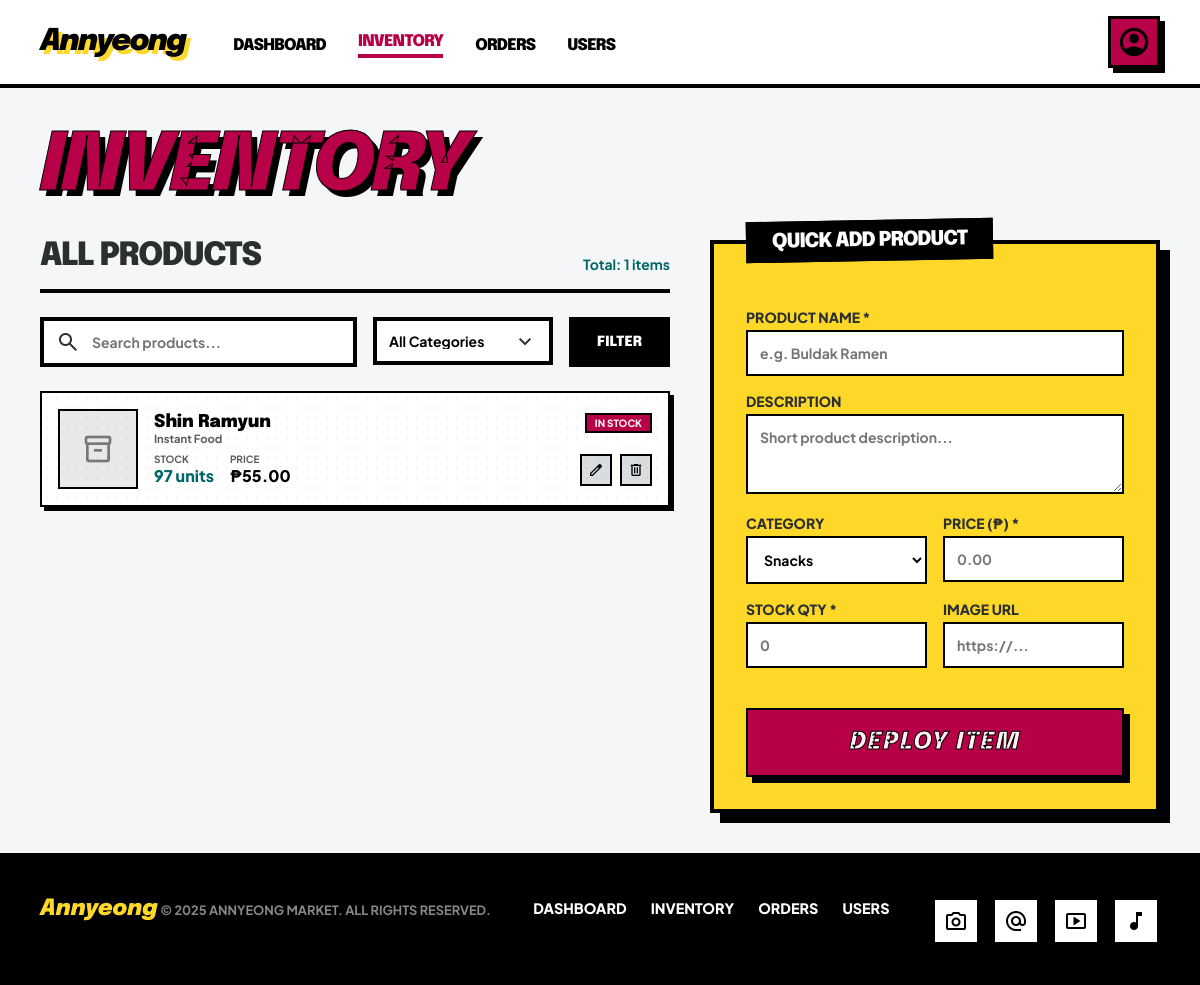
Page /inventoryMng.php (signed in) on the committed database.
### tables this page shows
CREATE TABLE `products` (
  `id` int(11) NOT NULL,
  `name` varchar(100) NOT NULL,
  `description` text DEFAULT NULL,
  `price` decimal(10,2) NOT NULL,
  `category` varchar(50) DEFAULT NULL,
  `image_url` text DEFAULT NULL,
  `stock_quantity` int(11) DEFAULT 0,
  `created_at` timestamp NOT NULL DEFAULT current_timestamp(),
  `barcode` varchar(20) DEFAULT NULL
);

### inventoryMng.php (the view, shortened to what this page needs)
<?php
$search   = isset($_GET['search'])   ? mysqli_real_escape_string($con, trim($_GET['search']))   : '';
$where = "WHERE 1=1";
$products_result = mysqli_query($con, "SELECT * FROM products $where ORDER BY created_at DESC");
$total_items = mysqli_num_rows($products_result);
$edit_product = null;
?>
<!DOCTYPE html>
<html lang="en">
<head>
</head>
<body>
<header>
  <div class="header-inner">
    <div class="header-left-group">
      <a href="dashboard.php" class="logo">Annyeong</a>
      <nav>
        <a href="dashboard.php">Dashboard</a>
        <a href="inventoryMng.php" class="active">Inventory</a>
        <a href="orderMng.php">Orders</a>
        <a href="usersMng.php">Users</a>
      </nav>
    </div>
    <div class="profile-trigger-wrap">
      <a href="#" class="profile-trigger" onclick="toggleDropdown(event)">
        <span class="material-symbols-outlined">account_circle</span>
      </a>
    </div>
  </div>
</header>
<main>
  <h1 class="page-title">Inventory</h1>
  <div class="main-grid">
    <div>
      <div class="col-header">
        <h2>All Products</h2>
        <span>Total: <?php echo $total_items; ?> items</span>
      </div>
      <form method="GET" action="inventoryMng.php" class="search-filter">
        <div class="search-wrap">
          <input type="text" name="search" placeholder="Search products..." value="<?php echo htmlspecialchars($search); ?>"/>
          <span class="material-symbols-outlined search-icon">search</span>
        </div>
        <div class="filter-wrap">
          <select name="category">
            <option value="">All Categories</option>
          </select>
        </div>
        <button type="submit" class="btn-search">Filter</button>
      </form>
      <div class="product-list">
        <?php if ($products_result && mysqli_num_rows($products_result) > 0):
          while ($p = mysqli_fetch_assoc($products_result)):
            if ($p['stock_quantity'] > 20) { $stock_class = 'stat-val-good'; $badge_class = 'badge-in'; $badge_text = 'IN STOCK'; }
            elseif ($p['stock_quantity'] > 0) { $stock_class = 'stat-val-bad'; $badge_class = 'badge-low'; $badge_text = 'LOW STOCK'; }
            else { $stock_class = 'stat-val-bad'; $badge_class = 'badge-out'; $badge_text = 'OUT OF STOCK'; }
        ?>
        <div class="product-card">
          <div class="halftone-bg"></div>
          <div class="product-thumb">
            <?php if ($p['image_url']): ?>
            <span class="material-symbols-outlined" style="display:none">inventory_2</span>
            <?php else: ?>
            <span class="material-symbols-outlined">inventory_2</span>
            <?php endif; ?>
          </div>
          <div class="product-info">
            <div class="product-top">
              <div>
                <h3><?php echo htmlspecialchars($p['name']); ?></h3>
                <p class="category-tag"><?php echo htmlspecialchars($p['category'] ?? 'Uncategorized'); ?></p>
              </div>
              <span class="badge <?php echo $badge_class; ?>"><?php echo $badge_text; ?></span>
            </div>
            <div class="product-bottom">
              <div class="product-stats">
                <div>
                  <p class="stat-label">Stock</p>
                  <p class="<?php echo $stock_class; ?>"><?php echo $p['stock_quantity']; ?> units</p>
                </div>
                <div>
                  <p class="stat-label">Price</p>
                  <p class="stat-val-norm">₱<?php echo number_format($p['price'], 2); ?></p>
                </div>
              </div>
              <div class="action-btns">
                <a href="inventoryMng.php?edit=<?php echo $p['id']; ?><?php echo $search ? '&search='.urlencode($search) : ''; ?>" class="action-btn edit-btn" title="Edit">
                  <span class="material-symbols-outlined">edit</span>
                </a>
                <a href="inventoryMng.php?delete=<?php echo $p['id']; ?>" class="action-btn delete-btn"
                   onclick="return confirm('Delete <?php echo addslashes($p['name']); ?>?')" title="Delete">
                  <span class="material-symbols-outlined">delete</span>
                </a>
              </div>
            </div>
          </div>
        </div>
        <?php endwhile;
        else: ?>
        <div class="no-products">No products found. Add your first product using the form!</div>
        <?php endif; ?>
      </div>
    </div>
    <div>
      <div class="quick-add-panel <?php echo $edit_product ? 'panel-edit' : ''; ?>">
        <div class="panel-label">
          <h2><?php echo $edit_product ? 'EDIT PRODUCT' : 'QUICK ADD PRODUCT'; ?></h2>
        </div>
        <form class="quick-add-form" method="POST" action="inventoryMng.php">
          <div class="form-group">
            <label>Product Name *</label>
            <input type="text" name="name" placeholder="e.g. Buldak Ramen" required
              value="<?php echo $edit_product ? htmlspecialchars($edit_product['name']) : ''; ?>"/>
          </div>
          <div class="form-group">
            <label>Description</label>
            <textarea name="description" placeholder="Short product description..."><?php echo $edit_product ? htmlspecialchars($edit_product['description']) : ''; ?></textarea>
          </div>
          <div class="form-row">
            <div class="form-group">
              <label>Category</label>
              <select name="category">
                <option value="Snacks"     <?php echo ($edit_product && $edit_product['category']==='Snacks')     ? 'selected':'' ?>>Snacks</option>
              </select>
            </div>
            <div class="form-group">
              <label>Price (₱) *</label>
              <input type="number" name="price" step="0.01" min="0" placeholder="0.00" required
                value="<?php echo $edit_product ? $edit_product['price'] : ''; ?>"/>
            </div>
          </div>
          <div class="form-row">
            <div class="form-group">
              <label>Stock Qty *</label>
              <input type="number" name="stock" min="0" placeholder="0" required
                value="<?php echo $edit_product ? $edit_product['stock_quantity'] : ''; ?>"/>
            </div>
            <div class="form-group">
              <label>Image URL</label>
              <input type="text" name="image_url" placeholder="https://..."
                value="<?php echo $edit_product ? htmlspecialchars($edit_product['image_url']) : ''; ?>"/>
            </div>
          </div>
          <button class="btn-deploy" type="submit">
            <span><?php echo $edit_product ? 'UPDATE ITEM' : 'DEPLOY ITEM'; ?></span>
          </button>
        </form>
      </div>
    </div>
  </div>
</main>
<footer>
  <div class="footer-brand">
    <span class="footer-brand-name">Annyeong</span>
    <span class="footer-rights">© 2025 Annyeong Market. All rights reserved.</span>
  </div>
  <ul class="footer-links">
    <li><a href="dashboard.php">Dashboard</a></li>
    <li><a href="inventoryMng.php">Inventory</a></li>
    <li><a href="orderMng.php">Orders</a></li>
    <li><a href="usersMng.php">Users</a></li>
  </ul>
  <div class="footer-socials">
    <a href="#" class="social-icon"><span class="material-symbols-outlined">photo_camera</span></a>
    <a href="#" class="social-icon"><span class="material-symbols-outlined">alternate_email</span></a>
    <a href="#" class="social-icon"><span class="material-symbols-outlined">smart_display</span></a>
    <a href="#" class="social-icon"><span class="material-symbols-outlined">music_note</span></a>
  </div>
</footer>
</body>
</html>

### rows in the picture
products: name "Shin Ramyun", category "Instant Food", stock_quantity "IN STOCK", stock_quantity "97", price "55.00"

### other values in the picture
$total_items "1"
